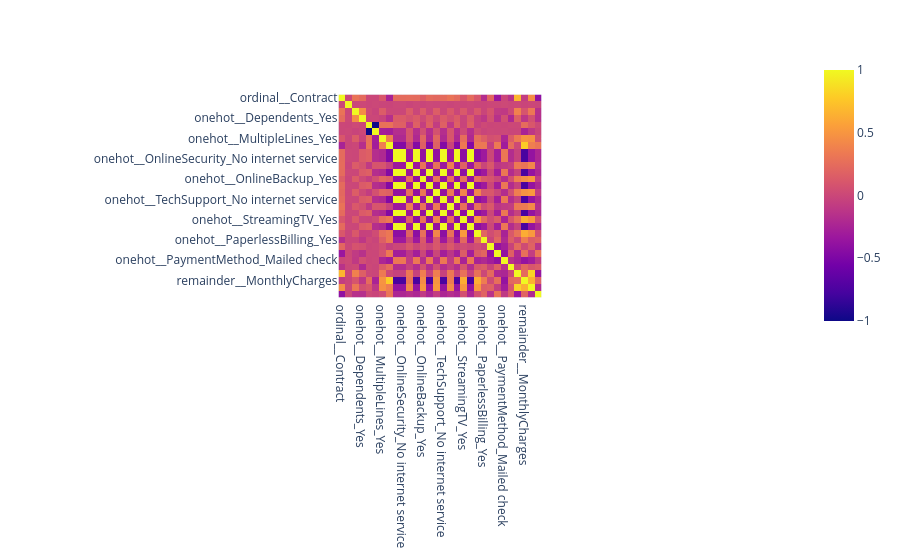

Source (notebook cell):
### Code cell
import pandas as pd
from sklearn.preprocessing import LabelEncoder, OneHotEncoder, OrdinalEncoder
from sklearn.compose import ColumnTransformer

# -------------------------------
# 0. DATA CLEANING (CRITICAL FIX)
# -------------------------------

# Remove leading/trailing spaces
# df = df.apply(lambda x: x.str.strip() if x.dtype == "object" else x)

# Convert TotalCharges to numeric (this is the main issue)
df['TotalCharges'] = pd.to_numeric(df['TotalCharges'], errors='coerce')

# Drop rows where conversion failed
df = df.dropna()

# Drop customerID (not useful)
df = df.drop(columns=['customerID'])

# -------------------------------
# 1. Label Encoding (Target)
# -------------------------------
le = LabelEncoder()
df['Churn'] = le.fit_transform(df['Churn'])

# -------------------------------
# 2. Define Columns
# -------------------------------
ordinal_cols = ['Contract']

nominal_cols = [
    'gender', 'Partner', 'Dependents', 'PhoneService',
    'MultipleLines', 'InternetService', 'OnlineSecurity',
    'OnlineBackup', 'DeviceProtection', 'TechSupport',
    'StreamingTV', 'StreamingMovies', 'PaperlessBilling',
    'PaymentMethod'
]

ordinal_order = [['Month-to-month', 'One year', 'Two year']]

# -------------------------------
# 4. Column Transformer & apply ct.fit_transform()
# -------------------------------
ct = ColumnTransformer(
    transformers=[
        ('ordinal', OrdinalEncoder(categories=ordinal_order), ordinal_cols),
        ('onehot', OneHotEncoder(drop='first', sparse_output=False), nominal_cols)
    ],
    remainder='passthrough'
)
df_transformed = ct.fit_transform(df)

# -------------------------------
# 6. Convert to DataFrame
# -------------------------------
encoded_columns = ct.get_feature_names_out()
df_final = pd.DataFrame(df_transformed, columns=encoded_columns)
df_final = df_final.apply(pd.to_numeric)
import plotly.express as px
px.imshow(df_final.corr())

### Figure 1 — Plotly figure (JSON) as saved in the notebook; plotly's stock layout.template omitted (floating-point values rounded to 4 significant figures; data arrays with more than 128 entries replaced by an {"elided": "..."} marker saying what was removed)
{"data": [{"coloraxis": "coloraxis", "hovertemplate": "x: %{x}<br>y: %{y}<br>color: %{z}<extra></extra>", "name": "0", "type": "heatmap", "x": ["ordinal__Contract", "onehot__gender_Male", "onehot__Partner_Yes", "onehot__Dependents_Yes", "onehot__PhoneService_Yes", "onehot__MultipleLines_No phone service", "onehot__MultipleLines_Yes", "onehot__InternetService_Fiber optic", "onehot__InternetService_No", "onehot__OnlineSecurity_No internet service", "onehot__OnlineSecurity_Yes", "onehot__OnlineBackup_No internet service", "onehot__OnlineBackup_Yes", "onehot__DeviceProtection_No internet service", "onehot__DeviceProtection_Yes", "onehot__TechSupport_No internet service", "onehot__TechSupport_Yes", "onehot__StreamingTV_No internet service", "onehot__StreamingTV_Yes", "onehot__StreamingMovies_No internet service", "onehot__StreamingMovies_Yes", "onehot__PaperlessBilling_Yes", "onehot__PaymentMethod_Credit card (automatic)", "onehot__PaymentMethod_Electronic check", "onehot__PaymentMethod_Mailed check", "remainder__SeniorCitizen", "remainder__tenure", "remainder__MonthlyCharges", "remainder__TotalCharges", "remainder__Churn"], "xaxis": "x", "y": ["ordinal__Contract", "onehot__gender_Male", "onehot__Partner_Yes", "onehot__Dependents_Yes", "onehot__PhoneService_Yes", "onehot__MultipleLines_No phone service", "onehot__MultipleLines_Yes", "onehot__InternetService_Fiber optic", "onehot__InternetService_No", "onehot__OnlineSecurity_No internet service", "onehot__OnlineSecurity_Yes", "onehot__OnlineBackup_No internet service", "onehot__OnlineBackup_Yes", "onehot__DeviceProtection_No internet service", "onehot__DeviceProtection_Yes", "onehot__TechSupport_No internet service", "onehot__TechSupport_Yes", "onehot__StreamingTV_No internet service", "onehot__StreamingTV_Yes", "onehot__StreamingMovies_No internet service", "onehot__StreamingMovies_Yes", "onehot__PaperlessBilling_Yes", "onehot__PaymentMethod_Credit card (automatic)", "onehot__PaymentMethod_Electronic check", "onehot__PaymentMethod_Mailed check", "remainder__SeniorCitizen", "remainder__tenure", "remainder__MonthlyCharges", "remainder__TotalCharges", "remainder__Churn"], "yaxis": "y", "z": {"elided": "30x30 float values"}}], "layout": {"coloraxis": {"colorscale": [[0, "#0d0887"], [0.1111, "#46039f"], [0.2222, "#7201a8"], [0.3333, "#9c179e"], [0.4444, "#bd3786"], [0.5556, "#d8576b"], [0.6667, "#ed7953"], [0.7778, "#fb9f3a"], [0.8889, "#fdca26"], [1, "#f0f921"]]}, "margin": {"t": 60}, "xaxis": {"anchor": "y", "constrain": "domain", "domain": [0, 1], "scaleanchor": "y"}, "yaxis": {"anchor": "x", "autorange": "reversed", "constrain": "domain", "domain": [0, 1]}}}
